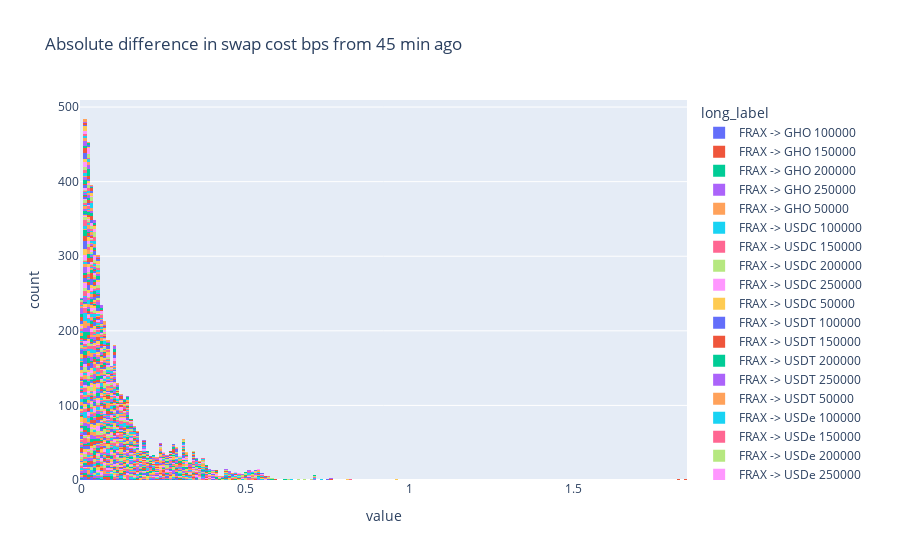

The code cell stored with this chart in its notebook:
### Code cell
hour_ago = slippage_over_time.shift(3)
absolute_diff = (slippage_over_time - hour_ago).abs()

px.histogram(absolute_diff, title="Absolute difference in swap cost bps from 45 min ago").show()
